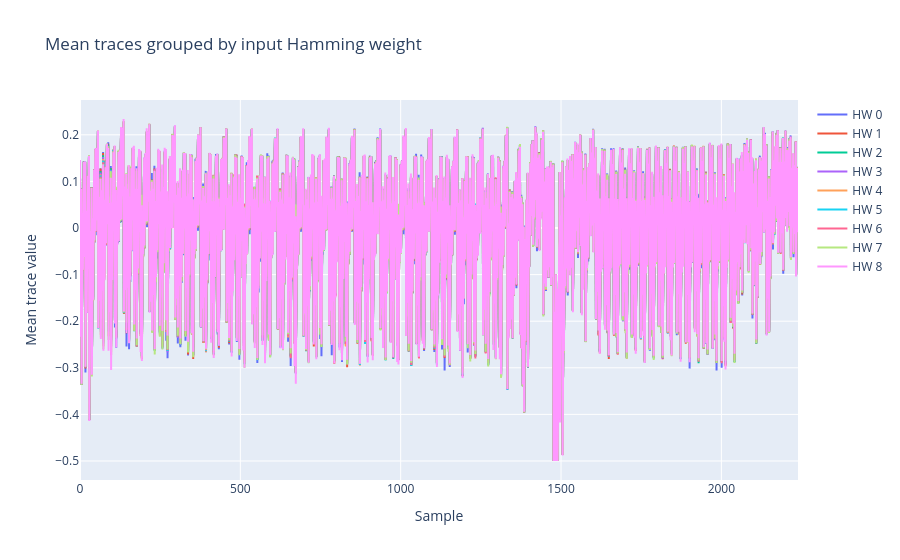

The notebook cell saved with this chart:
### Markdown cell above
### How to read the mean-trace plot

Each line is the **average trace** for one group of measurements. For example, `HW 3` averages the traces whose first input byte contains three `1` bits. At any sample position, the line's height is the average measured value for that group at that sample.

- **Separated averages** mean the measured signal differs between Hamming-weight groups at that sample. This may be evidence that activity related to the input affects the measurement there.
- **Overlapping averages** mean this plot shows no clear difference between the groups at that sample. They do not prove that the input is unused; noise or other activity can hide a difference.

Treat the plot as a visual clue, not proof of which instruction caused a signal. Group averages can hide small or inconsistent effects, and unrelated data that changes with the input can also produce differences. The correlation plot that follows gives a numerical measure of the linear relationship.

The model here is the Hamming weight of the input byte. The target actually looks up an S-box value using the input combined with a key byte, so a full CPA attack would need to model that intermediate value instead.

### Code cell
# Compare mean traces grouped by the first byte of each input.
plot_hamming_weight(data["input"][:, 0], data["trace"])

### Figure 1 — Plotly figure (JSON) as saved in the notebook; plotly's stock layout.template omitted (floating-point values rounded to 4 significant figures; data arrays with more than 128 entries replaced by an {"elided": "..."} marker saying what was removed)
{"data": [{"name": "HW 0", "type": "scatter", "y": {"elided": "2240 float values"}}, {"name": "HW 1", "type": "scatter", "y": {"elided": "2240 float values"}}, {"name": "HW 2", "type": "scatter", "y": {"elided": "2240 float values"}}, {"name": "HW 3", "type": "scatter", "y": {"elided": "2240 float values"}}, {"name": "HW 4", "type": "scatter", "y": {"elided": "2240 float values"}}, {"name": "HW 5", "type": "scatter", "y": {"elided": "2240 float values"}}, {"name": "HW 6", "type": "scatter", "y": {"elided": "2240 float values"}}, {"name": "HW 7", "type": "scatter", "y": {"elided": "2240 float values"}}, {"name": "HW 8", "type": "scatter", "y": {"elided": "2240 float values"}}], "layout": {"title": {"text": "Mean traces grouped by input Hamming weight"}, "xaxis": {"title": {"text": "Sample"}}, "yaxis": {"title": {"text": "Mean trace value"}}}}
